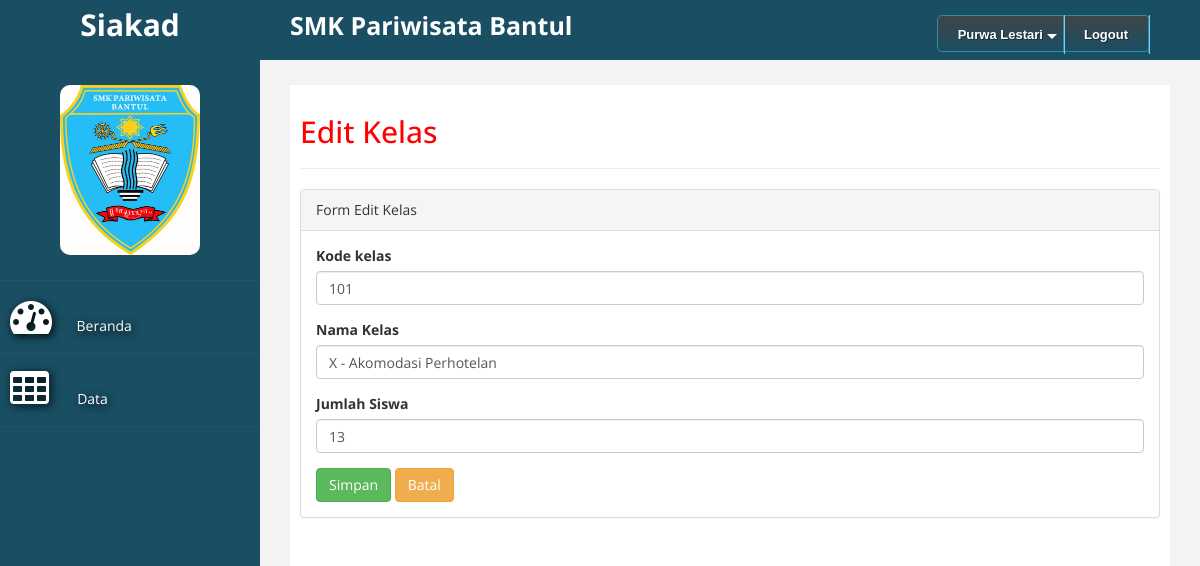
Page /index.php?act=edit_kelas&kode_kelas=101 (signed in) on the committed database.
### tables this page shows
CREATE TABLE `guru` (
  `nip` int(5) NOT NULL,
  `nama` varchar(25) NOT NULL,
  `alamat` varchar(50) NOT NULL
);

CREATE TABLE `kelas` (
  `kode_kelas` int(5) NOT NULL,
  `nama_kelas` varchar(25) NOT NULL,
  `jumlah_siswa` int(2) NOT NULL
);

### edit_kelas.php (the view)
<?php
include('koneksi.php');
$kode_kelas = $_GET['kode_kelas'];
$query = mysqli_query($kon, "select * from kelas where kode_kelas='$kode_kelas'") or die(mysqli_error());
$data = mysqli_fetch_array($query);
?>
<h2>Edit Kelas</h2>
<hr>
<div class="panel panel-default">
<div class="panel-heading">
    Form Edit Kelas
</div>
<div class="panel-body">
    <div class="row">
        <div class="col-md-12">
            <form action="proses_edit_kelas.php" method="POST">
<div class="form-group">
    <label>Kode kelas</label>
    <input class="form-control" name="kode_kelas" value="<?php echo $data['kode_kelas']; ?>" />
</div>
<div class="form-group">
    <label>Nama Kelas</label>
    <input class="form-control" name="nama_kelas" value="<?php echo $data['nama_kelas']; ?>" />
</div>
<div class="form-group">
    <label>Jumlah Siswa</label>
    <input class="form-control" name="jumlah_siswa" value="<?php echo $data['jumlah_siswa']; ?>" />
</div>
<div>
    <input type="submit" value="Simpan" name="simpan" class="btn btn-success">
    <input onclick="window.history.back()" type="reset" class="btn btn-warning" value="Batal">
</div>
</form>
</div>
</div>
</div>
</div>

### menu_atas.php (shortened to what this page needs)
<div id='cssmenu'>
<ul>
  <?php
    if($_SESSION['level'] == '1'){
    include 'koneksi.php';
  $sql = mysqli_query($kon,"select nama from guru where nip = $_SESSION[username]");
  $sql2 = mysqli_fetch_assoc($sql);
?>
   <li class='has-sub '><a href='#'><span><?php echo $sql2['nama']; ?></span></a>
 <?php } ?>
   </li>
   <li><a href='logout.php'><span>Logout</span></a></li>
</ul>
</div>

### custom.css (style rules this page uses)
body { font-family: 'Open Sans', sans-serif; }
h2 { color: #f00; }

### menu_atas.php (style rules this page uses)
#cssmenu { height:37px; display:block; padding:0; margin:0; border:1px solid; border-radius:5px; }
#cssmenu > ul { list-style:inside none; padding:0; margin:0; }
#cssmenu > ul > li { list-style:inside none; padding:0; margin:0; float:left; display:block; position:relative; }
#cssmenu > ul > li > a { outline:none; display:block; position:relative; padding:12px 20px; font:bold 13px/100% Arial, Helvetica, sans-serif; text-align:center; text-decoration:none; text-shadow:1px 1px 0 rgba(0,0,0, 0.4); }
#cssmenu > ul > li:first-child > a { border-radius:5px 0 0 5px; }
#cssmenu > ul > li > a:after { content:''; position:absolute; border-right:1px solid; top:-1px; bottom:-1px; right:-2px; z-index:99; }
#cssmenu > ul > li.has-sub > a:before { content:''; position:absolute; top:18px; right:6px; border:5px solid transparent; border-top:5px solid #fff; }
#cssmenu, #cssmenu > ul > li > ul > li a:hover { background:#3f4547; background:-moz-linear-gradient(top, #3f4547 0%, #1a4e63 100%); background:-webkit-gradient(linear, left top, left bottom, color-stop(0%,#3f4547), color-stop(100%,#1a4e63)); background:-webkit-linear-gradient(top, #3f4547 0%,#1a4e63 100%); background:-o-linear-gradient(top, #3f4547 0%,#1a4e63 100%); background:-ms-linear-gradient(top, #3f4547 0%,#1a4e63 100%); background:linear-gradient(top, #3f4547 0%,#1a4e63 100%); filter:progid:DXImageTransform.Microsoft.gradient(startColorstr='#3f4547', endColorstr='#1a4e63',GradientType=0); }
#cssmenu { border-color:#3589a1; }
#cssmenu > ul > li > a { border-right:1px solid #3589a1; color:#fff; }
#cssmenu > ul > li > a:after { border-color:#6ed1ff; }

### rows in the picture
guru: nama "Purwa Lestari"
kelas: kode_kelas "101", nama_kelas "X - Akomodasi Perhotelan", jumlah_siswa "13"
